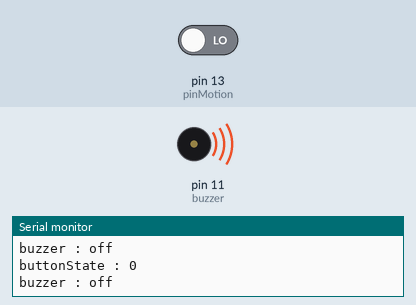
Recording of a sketch running on a simulated Arduino Uno, built with avr-gcc and run on an emulated ATmega328P. On the bench: buzzer (waves = sounding, pin HIGH), the last lines printed to the serial monitor. The inputs (shaded band) are chosen by the test bench; at power-on: pin 13 (pinMotion) LOW.

Above: at 2.8 s.
2.9 s: pin 13 (pinMotion) driven HIGH
At 3.3 s:
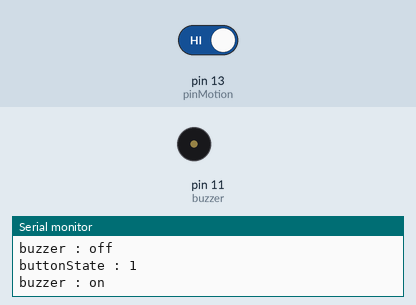
4.5 s: pin 13 (pinMotion) driven LOW
At 6.0 s:
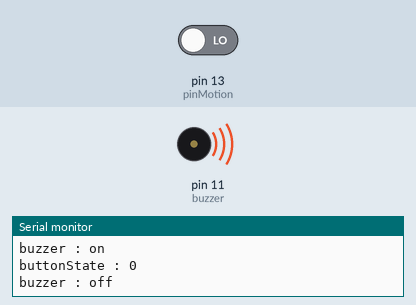
Timing chart, 0 to 7.5 s (numbered marks = the images above; inputs shaded):
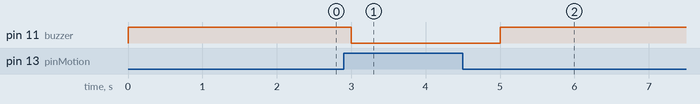

The sketch:

MotionBuzzer.ino
```cpp
int pinMotion = 13;
int buzzer = 11;
void setup() {
  Serial.begin(9600);
  Serial.println("Micro Projects TH");

  pinMode(pinMotion, INPUT);
  pinMode(buzzer, OUTPUT);
}

void loop() {
  // put your main code here, to run repeatedly:

  int buttonState = digitalRead(pinMotion);
  Serial.print("buttonState : "); Serial.println(buttonState);

  if (buttonState == 1) {
    Serial.println("buzzer : on");
    digitalWrite(buzzer, LOW);
  }
  else if (buttonState == 0) {
    Serial.println("buzzer : off");
     digitalWrite(buzzer, HIGH);

  }


  delay(1000);

}
```

Measured:
- after the input at 2.9 s, pin 11 (buzzer): HIGH → LOW after 0.10 s
- after the input at 4.5 s, pin 11 (buzzer): LOW → HIGH after 0.50 s
